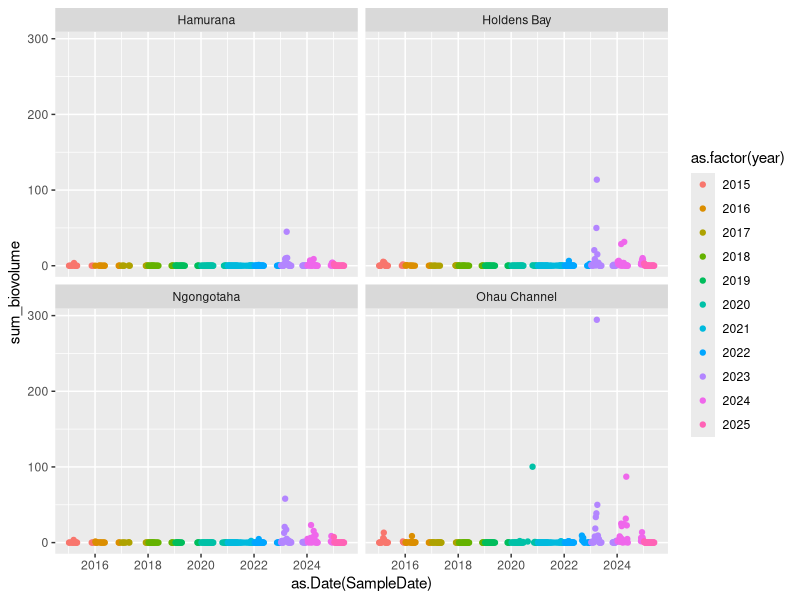
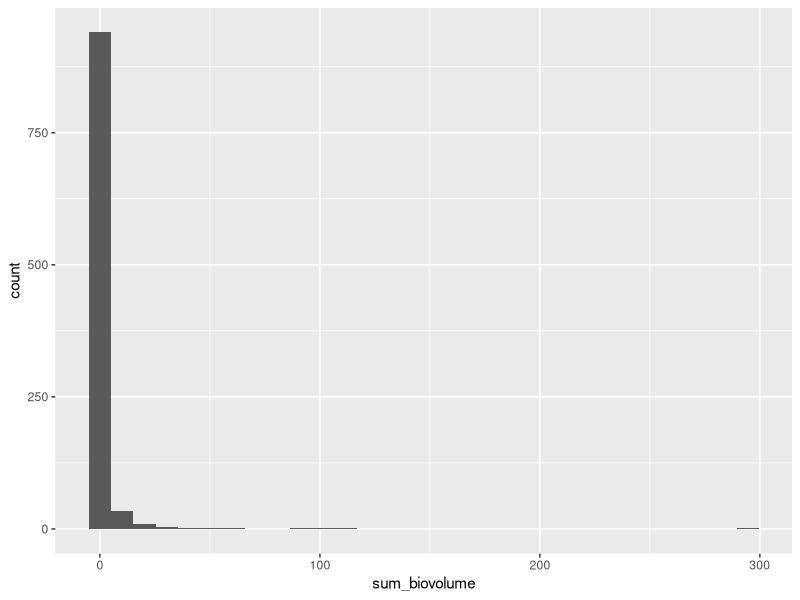
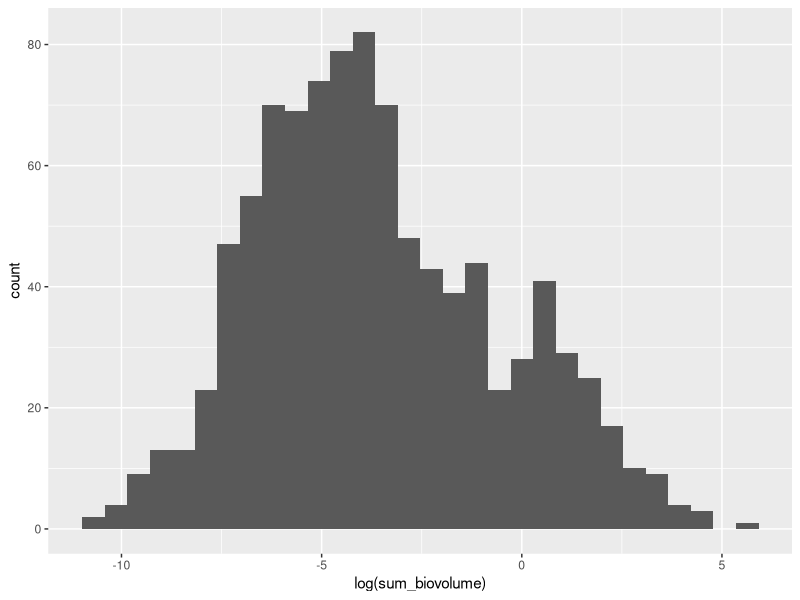
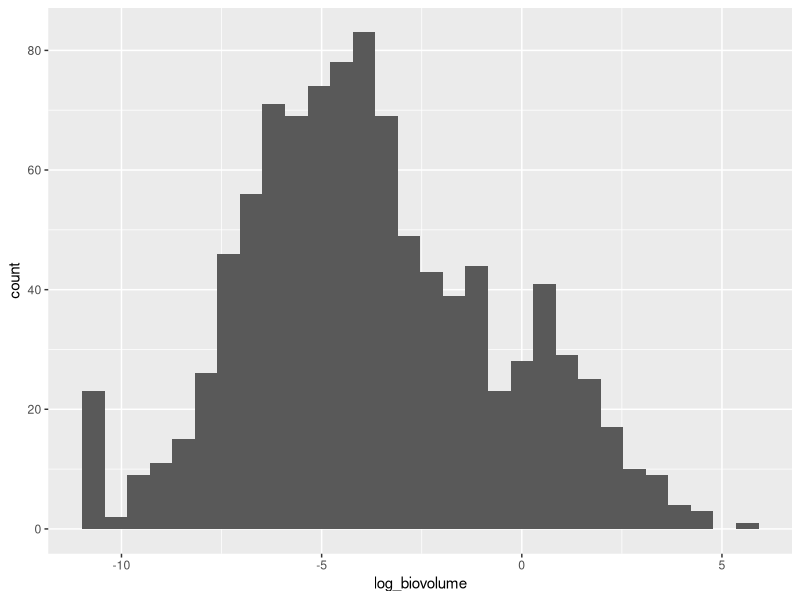
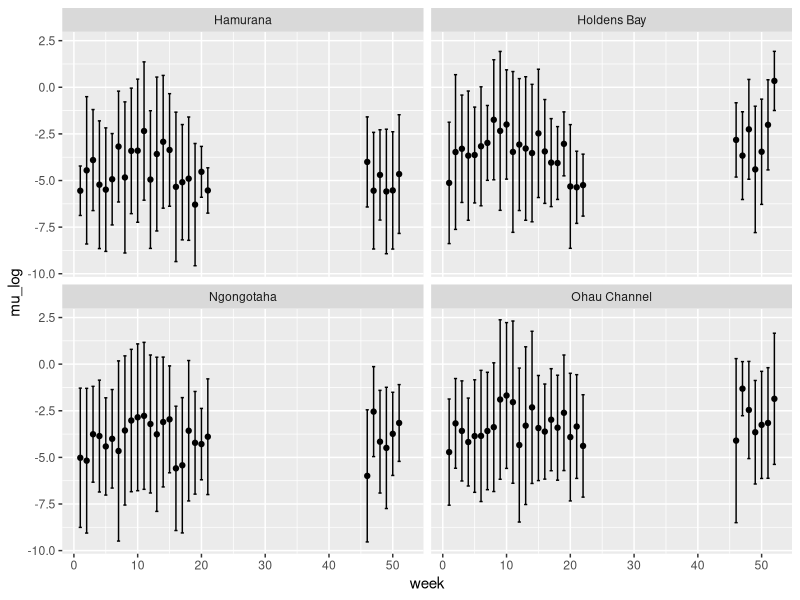
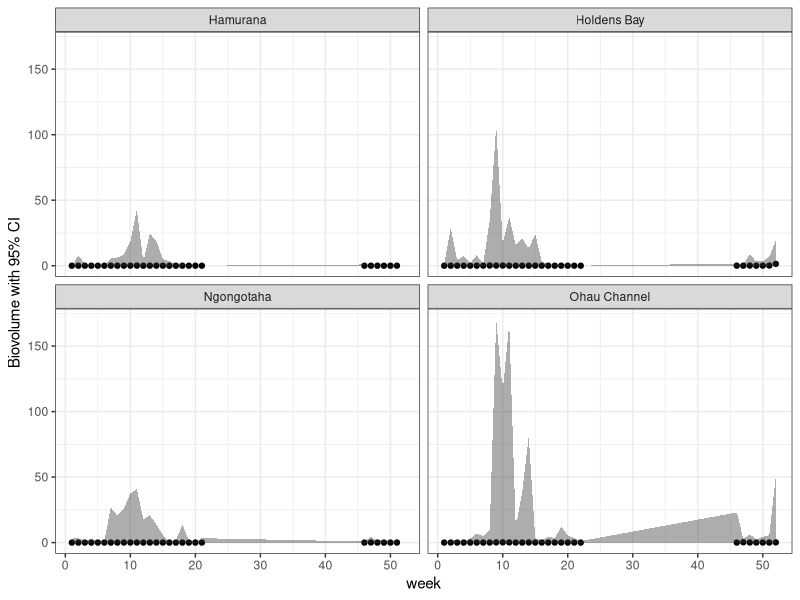
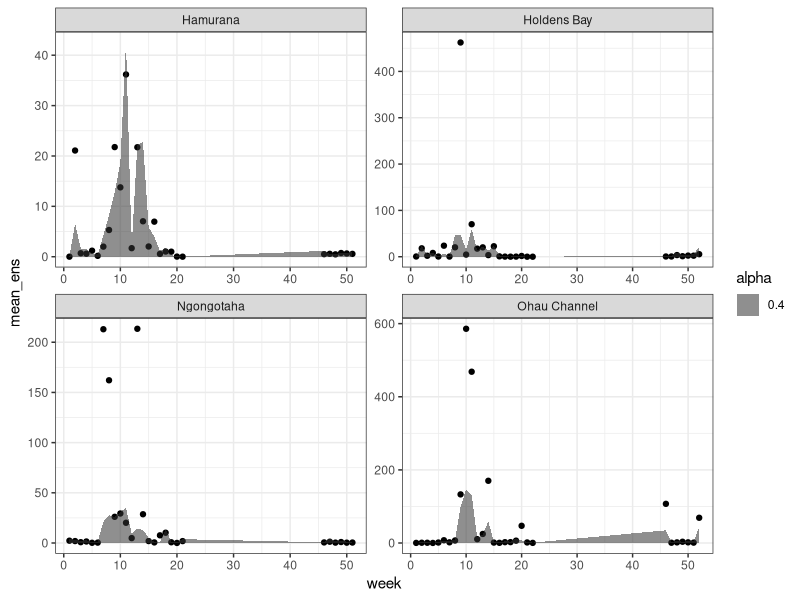
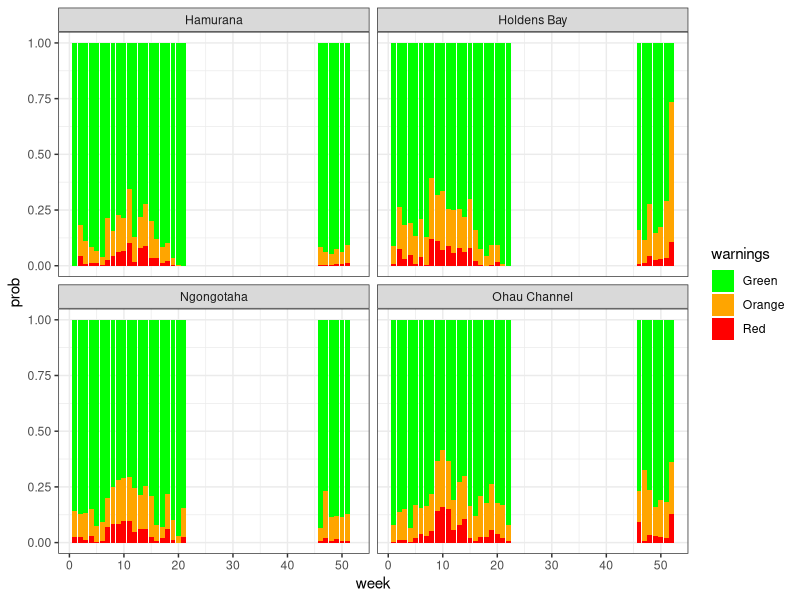

Here is the R script that generated these plots, in order: (Note: this script raises an error after producing the figures.)
# produce climatology forecasts at BOPRC sites from long-term records
# trigger to run script: new observations added to boprc_cyano_2015-01-07_DATE.csv
# OR new file added in that folder with name prefix of boprc_cyano_**
library(tidyverse)

fcast_year <- 2025 # what year are you forecasting, this is so we can subset to before this year

########## read in biovolume data
boprc <- read.csv('./data/boprc_cyano/boprc_cyano_2015-01-07_2025-05-26.csv')%>% 
  select(Location, Site, SampleDate, PotentiallyToxicBioVolume) %>% 
  filter(!is.na(PotentiallyToxicBioVolume)) %>% 
  group_by(Site, SampleDate) %>% 
  summarise(sum_biovolume = sum(PotentiallyToxicBioVolume)) %>% # sum the biovolume on a given site and day (following NERM Cyanobacteria protocol 2024, alert levels are based on the combined total of all cyanobacteria)
  mutate(doy = yday(SampleDate), # add week and day of year
         year = year(SampleDate),
         week = week(SampleDate))

ggplot(boprc, aes(x = as.Date(SampleDate), y = sum_biovolume, color = as.factor(year))) +
  geom_point() +
  facet_wrap(~Site) 

ggplot(boprc, aes(x = sum_biovolume)) +
  geom_histogram()

ggplot(boprc, aes(x = log(sum_biovolume))) +
  geom_histogram()

######### log-transform the data for normality
#calculate mean and sd of potentially toxic biovolume for each week and site
# first log transform the data because it is not normally distributed, then take mean/sd
min_val <- min(boprc$sum_biovolume[boprc$sum_biovolume > 0])

boprc <- boprc %>% 
  mutate(log_biovolume = log(sum_biovolume + min_val)) 

ggplot(boprc, aes(x = log_biovolume)) +
  geom_histogram()

########### calculate mean and std for each week/site
climatology <- boprc %>% 
  filter(year < fcast_year) %>% 
  group_by(week, Site) %>% 
  summarise(mu_log = mean(log_biovolume),
            sd_log = sd(log_biovolume),
            n_obs = n()) %>% 
  filter(n_obs > 2) # only consider weeks with more than 2 obs

ggplot(climatology, aes(x = week, y = mu_log)) +
  geom_point() +
  geom_errorbar(aes(ymin = mu_log - sd_log, ymax = mu_log + sd_log), width = 0.5) +
  facet_wrap(~Site)

climatology <- climatology %>% 
  group_by(Site, week) %>% 
  mutate(lower_CI_pred = exp(qnorm(c(0.05, 0.95), mean = mu_log, sd = sd_log)[1]- min_val),
         upper_CI_pred = exp(qnorm(c(0.05, 0.95), mean = mu_log, sd = sd_log)[2] - min_val),
         mean_pred = exp(qnorm(c(0.5), mean = mu_log, sd = sd_log)- min_val),
         sd_pred = exp(sd_log - min_val))

ggplot(climatology, aes(x = week, y = mean_pred)) +
  geom_point() +
  geom_ribbon(aes(ymin = lower_CI_pred, ymax = upper_CI_pred), alpha = 0.4) +
  facet_wrap(~Site) +
  theme_bw() +
  ylab('Biovolume with 95% CI')

########### create an ensemble distribution for each week/site based on the observed mean and std
set.seed(123)
pred <- climatology %>% 
  group_by(Site, week) %>% 
  mutate(ens_pred = list(rlnorm(1000, meanlog = mu_log, sdlog = sd_log)))

########## calculate the mean and confidence intervals for the simulated distribution
pred_long <- pred %>%
  select(Site, week, ens_pred) %>%
  unnest(ens_pred) %>% 
  group_by(Site, week) %>% 
  summarise(mean_ens = mean(ens_pred),
            p05 = quantile(ens_pred, 0.05),
            p95 = quantile(ens_pred, 0.95),)

ggplot(pred_long, aes(x = week, y = mean_ens)) +
  geom_point() +
  geom_ribbon(aes(ymin = p05, ymax = p95, alpha = 0.4)) +
  facet_wrap(~ Site, scales = 'free') +
  theme_bw()

########## calculate the probability of each warning
warnings <- pred %>% 
  select(Site, week, ens_pred) %>%
  unnest(ens_pred) %>% 
  # classify each ensemble member as falling into which warning level
  mutate(warnings = case_when(ens_pred < 0.5 ~ "Green",
                              ens_pred >= 0.5 & ens_pred < 10 ~ 'Orange',
                              ens_pred >= 10 ~ 'Red')) %>% 
  group_by(Site, week, warnings) %>%
  summarise(n = n(), .groups = "drop") %>%
  group_by(Site, week) %>%
  # calculate the percent of ensemble members in each warning level
  mutate(prob = n / sum(n)) %>%
  select(Site, week, warnings, prob)

ggplot(warnings, aes(x = week, y = prob, fill = warnings)) +
  geom_col(position = 'stack') +
  facet_wrap(~Site) +
  scale_fill_manual(values = c('green', 'orange', 'red')) +
  theme_bw()

# just check that the probabilities sum to 100
daily_summary <- warnings %>% 
  group_by(Site, week) %>% 
  summarise(total_prob = sum(prob, na.rm = TRUE))

clim_out <- climatology %>% 
  select(Site, week, mean_pred, sd_pred) %>% 
  left_join(warnings)


write.csv(clim_out, './forecasts/climatology_values_probabilities.csv', row.names = FALSE)
#################################################################################
# produce spatial persistence forecasts at BOPRC using TALT sites

# first need to create regression between cyanofluor phyco and potentially toxic biovolume
# see Georgia's paper for reference on this: https://www.sciencedirect.com/science/article/pii/S1568988320301487
# do this for each site using data collected by TALT so far
# so far, this is just 16 observations, but it will grow
# and then we have 2 more obs per week to inform the spatial persistence

#################################################################################
# produce temporal persistence forecasts at BOPRC sites using buoy data
